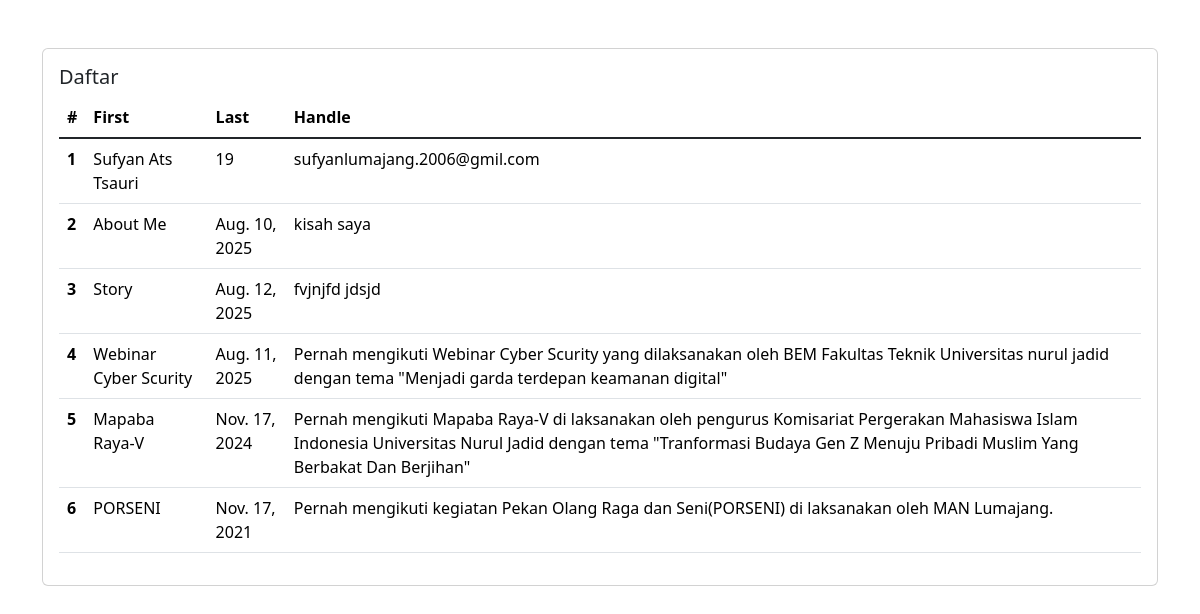
The app's page /daftar/, older data.
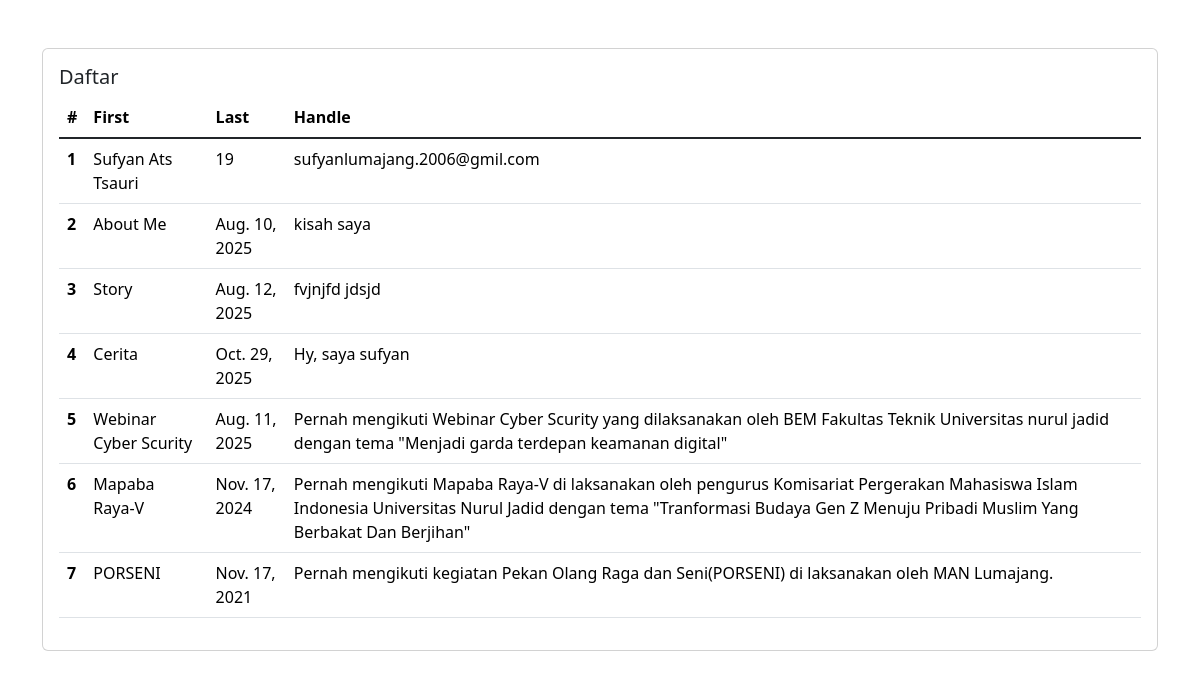
The same page, newer data.
### saya/models.py (models this page shows, shortened)
class Profile(models.Model):
    name = models.CharField(max_length=100)
    age = models.IntegerField()
    alamat = models.CharField(max_length=100)
    email = models.EmailField()
    foto = models.ImageField(upload_to='profile/', blank=True , null=True)

class Abaut(models.Model):
    judul = models.CharField(max_length=100)
    tanggal = models.DateField(auto_now_add=True)
    deskripsi = models.TextField(blank=True, null=True)

class Sertifikat(models.Model):
    judul_sertifikat = models.CharField(max_length=100)
    deskripsi = models.TextField(blank=True, null=True)
    foto = models.ImageField(upload_to='sertifikat/')
    tanggal = models.DateField(auto_now_add=True)

### saya/views.py (the view, shortened to what this page needs)
# urls.py: path('daftar/', views.daftar, name='daftar'),
def daftar(request):
    data_semua = []
    for p in Profile.objects.all():
        data_semua.append({
            'type': 'Profile',
            'col1': p.name,
            'col2': p.age,
            'col3': p.email,
        })
    for a in Abaut.objects.all():
        data_semua.append({
            'type': 'About',
            'col1': a.judul,
            'col2': a.tanggal,
            'col3': a.deskripsi,
        })
    for s in Sertifikat.objects.all():
        data_semua.append({
            'type': 'Sertifikat',
            'col1': s.judul_sertifikat,
            'col2': s.tanggal,
            'col3': s.deskripsi,
        })
    context = {
        'data_semua': data_semua
    }
    return render(request, 'daftar.html', context)

### templates/daftar.html (shortened to what this page needs)
<!DOCTYPE html>
<html lang="en">
<head>
  <link href="https://cdn.jsdelivr.net/npm/bootstrap@5.3.7/dist/css/bootstrap.min.css" rel="stylesheet">
</head>
<body>
  <div class="container mt-5">
  <div class="card">
    <div class="card-body">
      <h5 class="card-title">Daftar</h5>
      <table class="table">
        <thead>
          <tr>
            <th scope="col">#</th>
            <th scope="col">First</th>
            <th scope="col">Last</th>
            <th scope="col">Handle</th>
          </tr>
        </thead>
        <tbody class="table-group-divider">
        {% for data in data_semua %}
        <tr>
          <th scope="row">{{ forloop.counter }}</th>
          <td>{{ data.col1 }}</td>
          <td>{{ data.col2 }}</td>
          <td>{{ data.col3 }}</td>
        </tr>
        {% endfor %}
        </tbody>
      </table>
    </div>
  </div>
  </div>
</body>
</html>

Row changes from the older to the newer data that the page shows:
added Abaut: col1 "Cerita", col2 "Oct. 29, 2025", col3 "Hy, saya sufyan"
Text that changed along with them:
new list line: "4"
